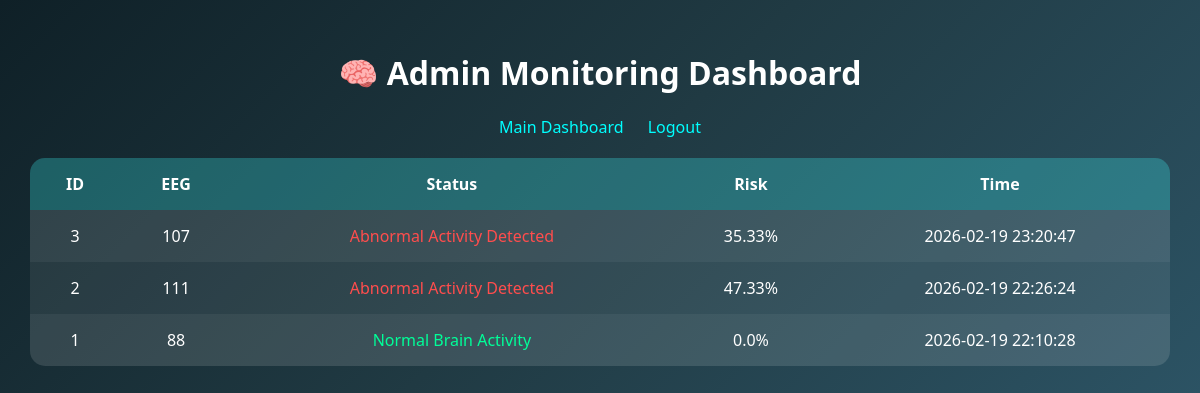
Page /admin (signed in) on the earlier database version.
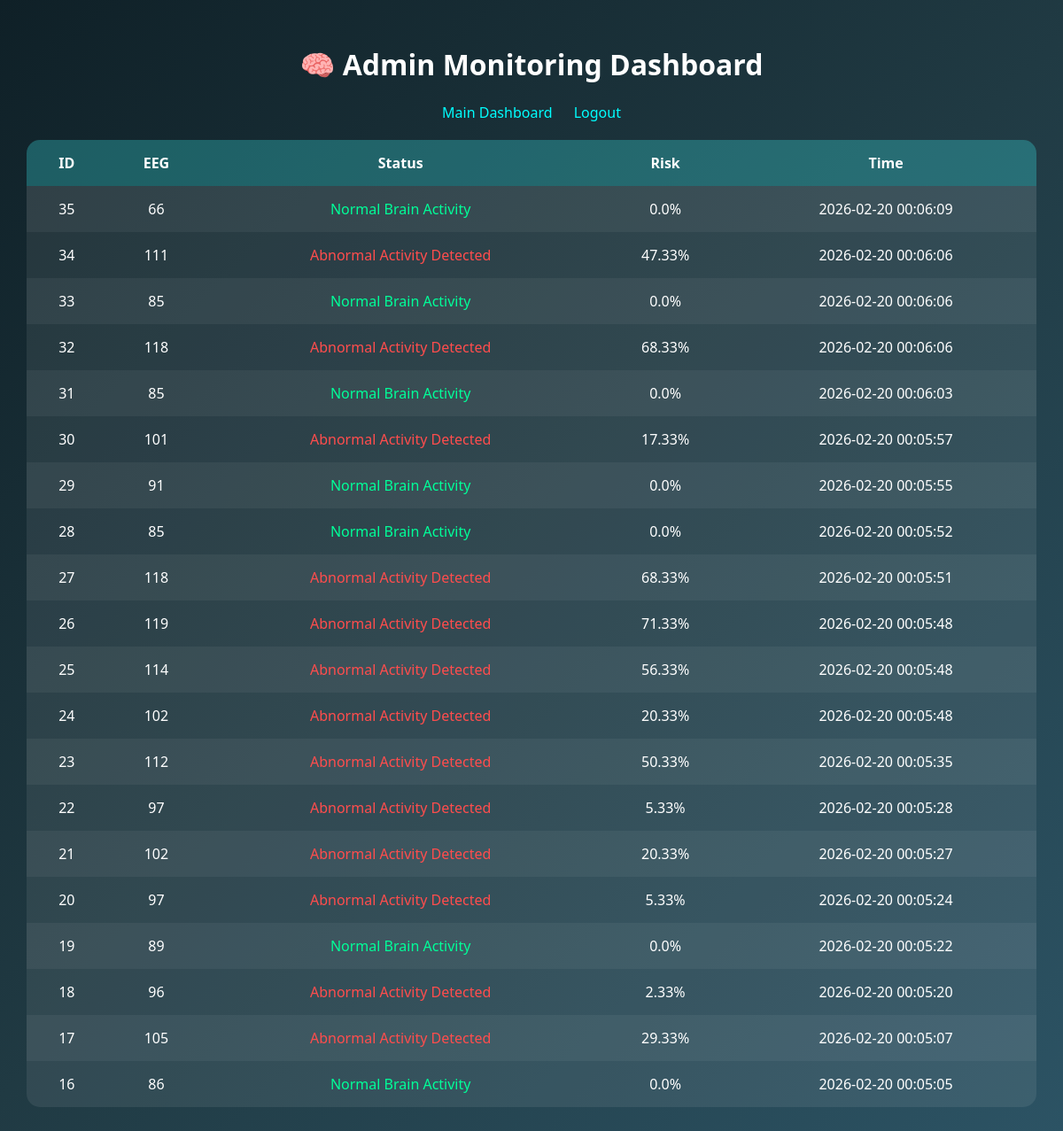
Same page on the later database version.
### tables this page shows
CREATE TABLE eeg_records (
            id INTEGER PRIMARY KEY AUTOINCREMENT,
            eeg_value INTEGER,
            status TEXT,
            risk REAL,
            timestamp TEXT
        );

### app.py (the view)
@app.route("/admin")
@login_required
def admin():
    conn = sqlite3.connect("eeg_database.db")
    cursor = conn.cursor()
    cursor.execute("SELECT * FROM eeg_records ORDER BY id DESC LIMIT 20")
    records = cursor.fetchall()
    conn.close()
    return render_template("admin.html", records=records)

### app.py (called while the page is built)
@app.after_request
def add_no_cache_headers(response):
    response.headers["Cache-Control"] = "no-store"
    return response

@login_manager.user_loader
def load_user(user_id):
    conn = sqlite3.connect("eeg_database.db")
    cursor = conn.cursor()
    cursor.execute("SELECT id, username FROM users WHERE id = ?", (user_id,))
    user = cursor.fetchone()
    conn.close()
    if user:
        return User(user[0], user[1])
    return None

### templates/admin.html (shortened to what this page needs)
<!DOCTYPE html>
<html>
<head>
</head>
<body>
<h1>🧠 Admin Monitoring Dashboard</h1>
<div class="top-bar">
    <a href="/">Main Dashboard</a>
    <a href="/logout">Logout</a>
</div>
{% if records %}
<table>
    <tr>
        <th>ID</th>
        <th>EEG</th>
        <th>Status</th>
        <th>Risk</th>
        <th>Time</th>
    </tr>
    {% for r in records %}
    <tr>
        <td>{{ r[0] }}</td>
        <td>{{ r[1] }}</td>
        <td class="{{ 'abnormal' if 'Abnormal' in r[2] else 'normal' }}">
            {{ r[2] }}
        </td>
        <td>{{ r[3] }}%</td>
        <td>{{ r[4] }}</td>
    </tr>
    {% endfor %}
</table>
{% else %}
<p style="text-align:center;">No Data Yet</p>
{% endif %}
</body>
</html>

### templates/admin.html (style rules this page uses)
body { margin: 0; background: linear-gradient(135deg, #0f2027, #203a43, #2c5364); font-family: 'Segoe UI', sans-serif; color: white; padding: 30px; }
h1 { text-align: center; }
.top-bar { text-align: center; margin-bottom: 20px; }
a { color: cyan; margin: 0 10px; text-decoration: none; }
table { width: 100%; border-collapse: collapse; background: rgba(255,255,255,0.08); border-radius: 15px; overflow: hidden; }
th, td { padding: 15px; text-align: center; }
th { background: rgba(0,255,255,0.2); }
tr:nth-child(even) { background: rgba(255,255,255,0.05); }
.normal { color: #00ff99; }
.abnormal { color: #ff4d4d; }

Differences in the rows shown:
no longer on this page (row unchanged): eeg_records: id "3", eeg_value "107", status "Abnormal Activity Detected", risk "35.33", timestamp "2026-02-19 23:20:47"
no longer on this page (row unchanged): eeg_records: id "2", eeg_value "111", status "Abnormal Activity Detected", risk "47.33", timestamp "2026-02-19 22:26:24"
no longer on this page (row unchanged): eeg_records: id "1", eeg_value "88", status "Normal Brain Activity", risk "0.0", timestamp "2026-02-19 22:10:28"
added eeg_records: id "35", eeg_value "66", status "Normal Brain Activity", risk "0.0", timestamp "2026-02-20 00:06:09"
added eeg_records: id "34", eeg_value "111", status "Abnormal Activity Detected", risk "47.33", timestamp "2026-02-20 00:06:06"
added eeg_records: id "33", eeg_value "85", status "Normal Brain Activity", risk "0.0", timestamp "2026-02-20 00:06:06"
added eeg_records: id "32", eeg_value "118", status "Abnormal Activity Detected", risk "68.33", timestamp "2026-02-20 00:06:06"
added eeg_records: id "31", eeg_value "85", status "Normal Brain Activity", risk "0.0", timestamp "2026-02-20 00:06:03"
added eeg_records: id "30", eeg_value "101", status "Abnormal Activity Detected", risk "17.33", timestamp "2026-02-20 00:05:57"
added eeg_records: id "29", eeg_value "91", status "Normal Brain Activity", risk "0.0", timestamp "2026-02-20 00:05:55"
added eeg_records: id "28", eeg_value "85", status "Normal Brain Activity", risk "0.0", timestamp "2026-02-20 00:05:52"
added eeg_records: id "27", eeg_value "118", status "Abnormal Activity Detected", risk "68.33", timestamp "2026-02-20 00:05:51"
added eeg_records: id "26", eeg_value "119", status "Abnormal Activity Detected", risk "71.33", timestamp "2026-02-20 00:05:48"
added eeg_records: id "25", eeg_value "114", status "Abnormal Activity Detected", risk "56.33", timestamp "2026-02-20 00:05:48"
added eeg_records: id "24", eeg_value "102", status "Abnormal Activity Detected", risk "20.33", timestamp "2026-02-20 00:05:48"
added eeg_records: id "23", eeg_value "112", status "Abnormal Activity Detected", risk "50.33", timestamp "2026-02-20 00:05:35"
added eeg_records: id "22", eeg_value "97", status "Abnormal Activity Detected", risk "5.33", timestamp "2026-02-20 00:05:28"
added eeg_records: id "21", eeg_value "102", status "Abnormal Activity Detected", risk "20.33", timestamp "2026-02-20 00:05:27"
added eeg_records: id "20", eeg_value "97", status "Abnormal Activity Detected", risk "5.33", timestamp "2026-02-20 00:05:24"
added eeg_records: id "19", eeg_value "89", status "Normal Brain Activity", risk "0.0", timestamp "2026-02-20 00:05:22"
added eeg_records: id "18", eeg_value "96", status "Abnormal Activity Detected", risk "2.33", timestamp "2026-02-20 00:05:20"
added eeg_records: id "17", eeg_value "105", status "Abnormal Activity Detected", risk "29.33", timestamp "2026-02-20 00:05:07"
added eeg_records: id "16", eeg_value "86", status "Normal Brain Activity", risk "0.0", timestamp "2026-02-20 00:05:05"
